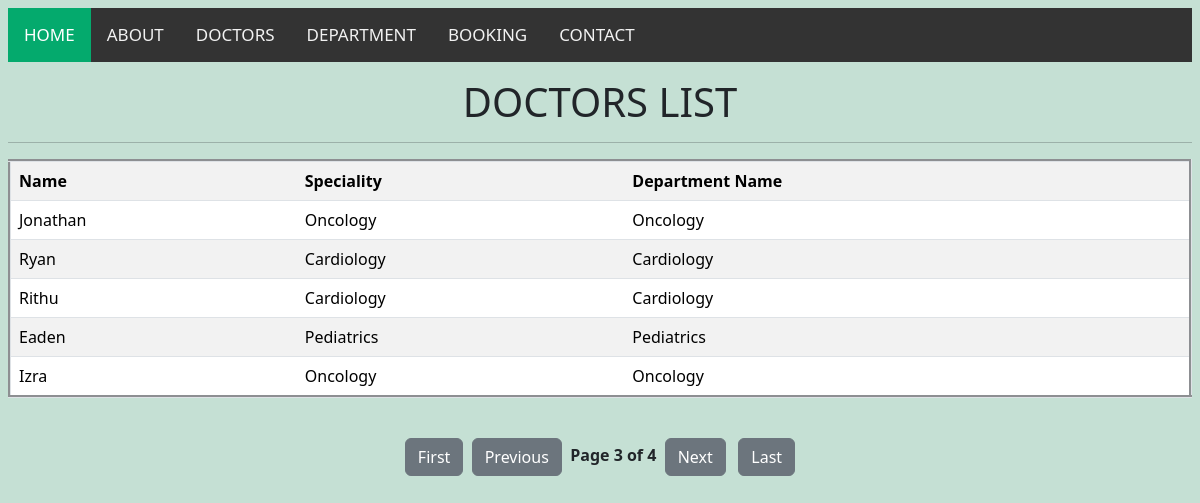
The app's page /doctors_list?page=3 with its own data.
### members/models.py (models this page shows, shortened)
class Doctors(models.Model):
    d_name=models.CharField(max_length=255)
    speciality=models.CharField(max_length=255)
    dep_name=models.ForeignKey(Department, on_delete=models.CASCADE)
    image=models.ImageField(upload_to='hos_images')

class Department(models.Model):
    dep_name=models.CharField(max_length=255)
    dep_description=models.TextField()
    def __str__(self):
        return self.dep_name

### members/views.py (the view)
# urls.py: path('doctors_list',views.doctors_list,name='doctors_list'), # - new
def doctors_list(request):
    doctor = Doctors.objects.all()
    paginator = Paginator(doctor, 5)
    page_number = request.GET.get("page")
    page_obj = paginator.get_page(page_number)
    return render(request, "doctors_list.html", {
        "page_obj": page_obj
    })

### members/templates/doctors_list.html (shortened to what this page needs)
{% extends 'base.html' %}
{% block content %}
<h1 class="text-center my-3">DOCTORS LIST</h1><hr>
<table class="table table-striped table-hover" border="3" cellpadding="8">
    <tr>
        <th>Name</th>
        <th>Speciality</th>
        <th>Department Name</th>
    </tr>
    {% for d in page_obj %}
    <tr>
        <td>{{ d.d_name }}</td>
        <td>{{ d.speciality }}</td>
        <td>{{ d.dep_name }}</td>
    </tr>
    {% endfor %}
</table>
<br>
<div class="text-center">
    {% if page_obj.has_previous %}
        <a class="btn btn-secondary" href="?page=1">First</a>&nbsp;
        <a class="btn btn-secondary" href="?page={{ page_obj.previous_page_number }}">
            Previous
        </a>&nbsp;
    {% endif %}
    <strong>
        Page {{ page_obj.number }}
        of
        {{ page_obj.paginator.num_pages }}
    </strong>
    {% if page_obj.has_next %}
        &nbsp;<a class="btn btn-secondary" href="?page={{ page_obj.next_page_number }}">
            Next
        </a>
        <a class="btn btn-secondary" href="?page={{ page_obj.paginator.num_pages }}">
            Last
        </a>
    {% endif %}
</div>
{% endblock %}

### static/css/style.css (style rules this page uses)
body { margin: 0; font-family: Arial, Helvetica, sans-serif; }

### records on screen
Doctors: d_name "Jonathan", speciality "Oncology", dep_name "Oncology"
Doctors: d_name "Ryan", speciality "Cardiology", dep_name "Cardiology"
Doctors: d_name "Rithu", speciality "Cardiology", dep_name "Cardiology"
Doctors: d_name "Eaden", speciality "Pediatrics", dep_name "Pediatrics"
Doctors: d_name "Izra", speciality "Oncology", dep_name "Oncology"

### other values on screen
{{ page_obj.number }} "3"
{{ page_obj.paginator.num_pages }} "4"
